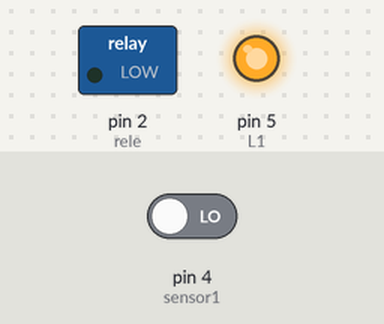
A sketch run on a simulated Arduino Uno, built with avr-gcc and run on an emulated ATmega328P. On the bench: switched loads named in the sketch (green lamp = pin HIGH), output pins drawn as LEDs (lit = HIGH). The test bench sets the inputs (shaded band); at power-on: pin 4 (sensor1) LOW.

Above: at 1.2 s.
1.3 s: pin 4 (sensor1) driven HIGH
At 2.1 s:
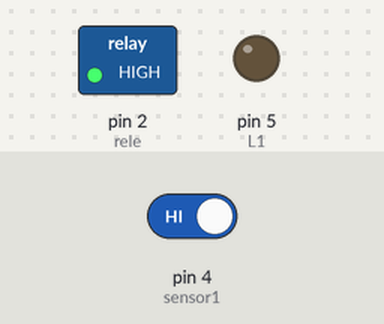
2.8 s: pin 4 (sensor1) driven LOW
At 3.3 s:
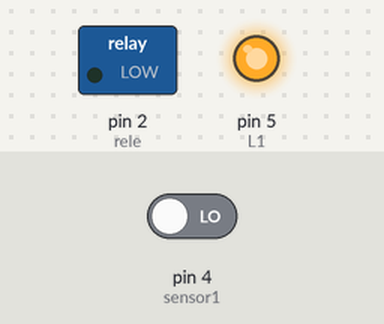
Timing chart, 0 to 5.8 s (numbered marks = the images above; inputs shaded):
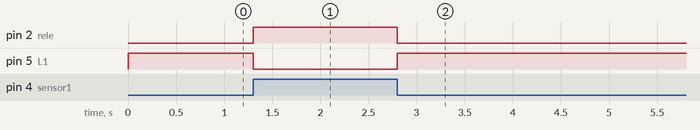

The sketch:

Bomba_de_agua.ino
```cpp
#define rele    2
#define sensor1 4
#define L1      5

void setup() {
  // put your setup code here, to run once:
pinMode(rele, OUTPUT);
pinMode(L1, OUTPUT);
pinMode(sensor1,INPUT);
}

void loop() {
  // put your main code here, to run repeatedly:
  bool estado_led_0 = digitalRead(sensor1);
  if(estado_led_0 == HIGH)
  {
    digitalWrite(rele, HIGH);
    digitalWrite(L1, LOW);
  }
  if(estado_led_0 == LOW)
  {
     digitalWrite(rele, LOW);
    digitalWrite(L1, HIGH);
}}
```

Measured:
- after the input at 1.3 s, pin 2 (rele): LOW → HIGH at once; pin 5 (L1): HIGH → LOW at once
- after the input at 2.8 s, pin 2 (rele): HIGH → LOW at once; pin 5 (L1): LOW → HIGH at once
